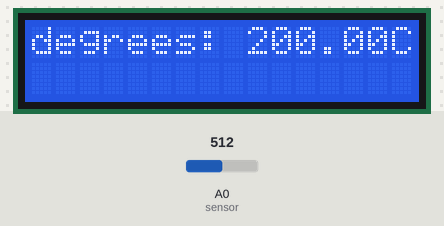
A sketch run on a simulated Arduino Uno, built with avr-gcc and run on an emulated ATmega328P. On the bench: 16×2 character LCD. Inputs (shaded band) come from the test bench; at power-on: A0 (sensor) = 512.

Above: at 1.2 s.
1.3 s: A0 (sensor) set to 716
At 2.3 s:
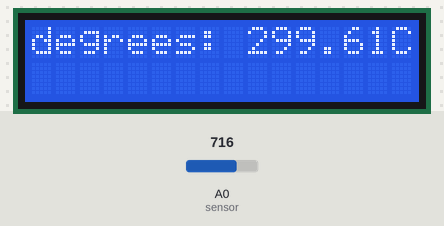
3.0 s: A0 (sensor) set to 900
At 4.0 s:
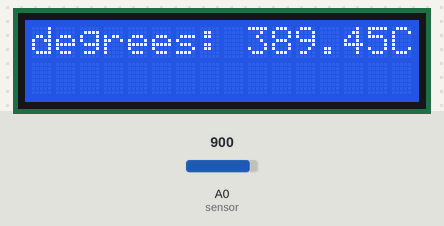
4.5 s: A0 (sensor) set to 1023
At 5.6 s:
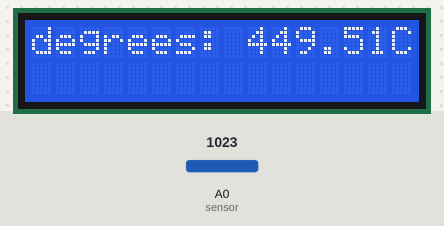
Timing chart, 0 to 7.5 s (numbered marks = the images above; inputs shaded):
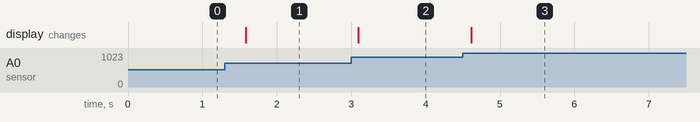

Measured:
- after the input at 1.3 s, the display: changes after 0.28 s (image 1)
- after the input at 3.0 s, the display: changes after 0.10 s (image 2)
- after the input at 4.5 s, the display: changes after 0.11 s (image 3)

The sketch:

main.ino
```cpp
#include <LiquidCrystal.h> // Liquid Crystal library https://www.arduino.cc/en/Reference/LiquidCrystal

/**
 * each value passed will be the digital pin used for each connector of the display
 * lcd(rs, rw, enable, d4, d5, d6, d7)
 * - rs: reguster select
 * - rw: read/write
 */
LiquidCrystal lcd(12, 11, 5, 4, 3, 2);

void setup() {
  lcd.begin(16, 2); // initialize the display. 16 columns and 2 rows
}

void loop() {
  int reading = analogRead(A0); // read value returned by temperature sensor at analog input A0

  float voltage = reading * 5.0;
  voltage /= 1024.0;

  float temperatureC = (voltage - 0.5) * 100 ;  //converting from 10 mv per degree wit 500 mV offset to degrees ((voltage - 500mV) times 100)

  lcd.setCursor(0,0); // set cursor at top left of the display
  lcd.clear(); // clear the display
  lcd.print("degrees: ");
  lcd.print(temperatureC);
  lcd.print("C");

  delay(500);
}
```
